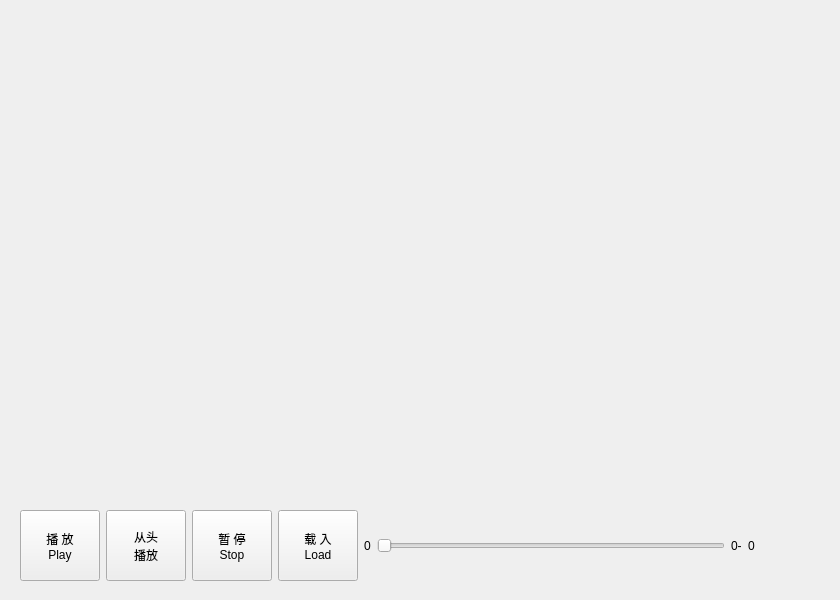
<?xml version="1.0" encoding="UTF-8"?>
<ui version="4.0">
 <class>videoplayer</class>
 <widget class="QWidget" name="videoplayer">
  <property name="geometry">
   <rect>
    <x>0</x>
    <y>0</y>
    <width>840</width>
    <height>600</height>
   </rect>
  </property>
  <property name="windowTitle">
   <string>videoplayer</string>
  </property>
  <widget class="QWidget" name="horizontalLayoutWidget">
   <property name="geometry">
    <rect>
     <x>20</x>
     <y>510</y>
     <width>761</width>
     <height>71</height>
    </rect>
   </property>
   <layout class="QHBoxLayout" name="horizontalLayout">
    <item>
     <widget class="QPushButton" name="BtnPlay">
      <property name="sizePolicy">
       <sizepolicy hsizetype="Minimum" vsizetype="Preferred">
        <horstretch>0</horstretch>
        <verstretch>0</verstretch>
       </sizepolicy>
      </property>
      <property name="text">
       <string>播 放
Play</string>
      </property>
     </widget>
    </item>
    <item>
     <widget class="QPushButton" name="BtnStop">
      <property name="sizePolicy">
       <sizepolicy hsizetype="Minimum" vsizetype="Preferred">
        <horstretch>0</horstretch>
        <verstretch>0</verstretch>
       </sizepolicy>
      </property>
      <property name="text">
       <string>从头
播放</string>
      </property>
     </widget>
    </item>
    <item>
     <widget class="QPushButton" name="BtnPause">
      <property name="sizePolicy">
       <sizepolicy hsizetype="Minimum" vsizetype="Preferred">
        <horstretch>0</horstretch>
        <verstretch>0</verstretch>
       </sizepolicy>
      </property>
      <property name="text">
       <string>暂 停
Stop</string>
      </property>
     </widget>
    </item>
    <item>
     <widget class="QPushButton" name="BtnLoad">
      <property name="sizePolicy">
       <sizepolicy hsizetype="Minimum" vsizetype="Preferred">
        <horstretch>0</horstretch>
        <verstretch>0</verstretch>
       </sizepolicy>
      </property>
      <property name="text">
       <string>载 入
Load</string>
      </property>
     </widget>
    </item>
    <item>
     <widget class="QLabel" name="minTime">
      <property name="text">
       <string>0</string>
      </property>
     </widget>
    </item>
    <item>
     <widget class="PlayerSlider" name="slider">
      <property name="orientation">
       <enum>Qt::Horizontal</enum>
      </property>
     </widget>
    </item>
    <item>
     <widget class="QLabel" name="maxTime">
      <property name="text">
       <string>0-</string>
      </property>
     </widget>
    </item>
    <item>
     <widget class="QLabel" name="lblRemainingTime">
      <property name="text">
       <string>0</string>
      </property>
     </widget>
    </item>
    <item>
     <widget class="QLabel" name="label_2">
      <property name="text">
       <string/>
      </property>
     </widget>
    </item>
    <item>
     <widget class="QLabel" name="label">
      <property name="text">
       <string/>
      </property>
     </widget>
    </item>
   </layout>
  </widget>
  <widget class="QWidget" name="verticalLayoutWidget">
   <property name="geometry">
    <rect>
     <x>20</x>
     <y>10</y>
     <width>761</width>
     <height>491</height>
    </rect>
   </property>
   <layout class="QVBoxLayout" name="verticalLayout"/>
  </widget>
 </widget>
 <customwidgets>
  <customwidget>
   <class>PlayerSlider</class>
   <extends>QSlider</extends>
   <header>playerslider.h</header>
  </customwidget>
 </customwidgets>
 <resources/>
 <connections/>
</ui>
